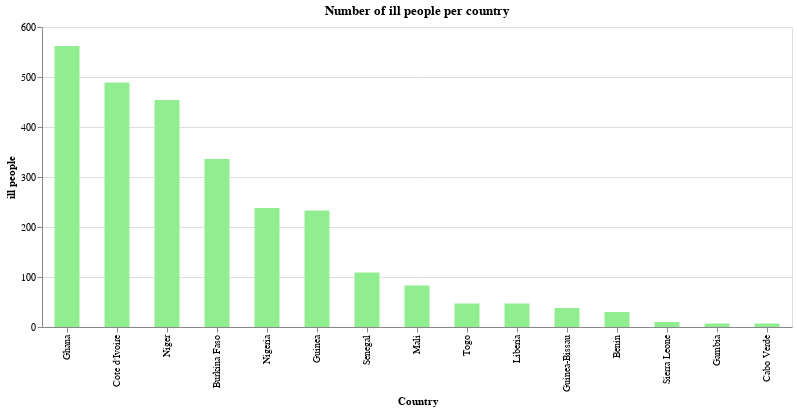

Write notebook code for a chart like this one.
### Markdown cell above
### Number of ill patients

### Code cell
source = covid_ana_sort
alt.Chart(source).mark_bar(size = 25).encode(x = alt.X('Country', sort='-y'), y = 'ill people', color = alt.value('lightgreen'),).properties(width = alt.Step(50), height = 300, title = 'Number of ill people per country').interactive()

### Figure 1 — Vega-Lite specification as saved in the notebook (floating-point values rounded to 4 significant figures)
{"config": {"view": {"continuousWidth": 400, "continuousHeight": 300}}, "data": {"name": "data-95fb21f38656a3f9df2583a451c474e5"}, "mark": {"type": "bar", "size": 25}, "encoding": {"color": {"value": "lightgreen"}, "x": {"type": "nominal", "field": "Country", "sort": "-y"}, "y": {"type": "quantitative", "field": "ill people"}}, "height": 300, "selection": {"selector002": {"type": "interval", "bind": "scales", "encodings": ["x", "y"]}}, "title": "Number of ill people per country", "width": {"step": 50}, "$schema": "https://vega.github.io/schema/vega-lite/v4.0.2.json", "datasets": {"data-95fb21f38656a3f9df2583a451c474e5": [{"Country": "Cote d'Ivoire", "Lat": 7.54, "Long": -5.547, "Date": "2020-04-12T00:00:00", "Confirmed_cases": 574, "Dead": 5, "Recovered": 85, "ill people": 489, "Death rate": 0.008711, "Recovered rate": 0.1481}, {"Country": "Ghana", "Lat": 7.947, "Long": -1.023, "Date": "2020-04-12T00:00:00", "Confirmed_cases": 566, "Dead": 8, "Recovered": 4, "ill people": 562, "Death rate": 0.01413, "Recovered rate": 0.007067}, {"Country": "Niger", "Lat": 17.61, "Long": 8.082, "Date": "2020-04-12T00:00:00", "Confirmed_cases": 529, "Dead": 12, "Recovered": 75, "ill people": 454, "Death rate": 0.02268, "Recovered rate": 0.1418}, {"Country": "Burkina Faso", "Lat": 12.24, "Long": -1.562, "Date": "2020-04-12T00:00:00", "Confirmed_cases": 497, "Dead": 27, "Recovered": 161, "ill people": 336, "Death rate": 0.05433, "Recovered rate": 0.3239}, {"Country": "Nigeria", "Lat": 9.082, "Long": 8.675, "Date": "2020-04-12T00:00:00", "Confirmed_cases": 323, "Dead": 10, "Recovered": 85, "ill people": 238, "Death rate": 0.03096, "Recovered rate": 0.2632}, {"Country": "Senegal", "Lat": 14.5, "Long": -14.45, "Date": "2020-04-12T00:00:00", "Confirmed_cases": 280, "Dead": 2, "Recovered": 171, "ill people": 109, "Death rate": 0.007143, "Recovered rate": 0.6107}, {"Country": "Guinea", "Lat": 9.946, "Long": -9.697, "Date": "2020-04-12T00:00:00", "Confirmed_cases": 250, "Dead": 0, "Recovered": 17, "ill people": 233, "Death rate": 0.0, "Recovered rate": 0.068}, {"Country": "Mali", "Lat": 17.57, "Long": -3.996, "Date": "2020-04-12T00:00:00", "Confirmed_cases": 105, "Dead": 9, "Recovered": 22, "ill people": 83, "Death rate": 0.08571, "Recovered rate": 0.2095}, {"Country": "Togo", "Lat": 8.62, "Long": 0.8248, "Date": "2020-04-12T00:00:00", "Confirmed_cases": 76, "Dead": 3, "Recovered": 29, "ill people": 47, "Death rate": 0.03947, "Recovered rate": 0.3816}, {"Country": "Liberia", "Lat": 6.428, "Long": -9.43, "Date": "2020-04-12T00:00:00", "Confirmed_cases": 50, "Dead": 5, "Recovered": 3, "ill people": 47, "Death rate": 0.1, "Recovered rate": 0.06}, {"Country": "Guinea-Bissau", "Lat": 11.8, "Long": -15.18, "Date": "2020-04-12T00:00:00", "Confirmed_cases": 38, "Dead": 0, "Recovered": 0, "ill people": 38, "Death rate": 0.0, "Recovered rate": 0.0}, {"Country": "Benin", "Lat": 9.308, "Long": 2.316, "Date": "2020-04-12T00:00:00", "Confirmed_cases": 35, "Dead": 1, "Recovered": 5, "ill people": 30, "Death rate": 0.02857, "Recovered rate": 0.1429}, {"Country": "Sierra Leone", "Lat": 8.461, "Long": -11.78, "Date": "2020-04-12T00:00:00", "Confirmed_cases": 10, "Dead": 0, "Recovered": 0, "ill people": 10, "Death rate": 0.0, "Recovered rate": 0.0}, {"Country": "Gambia", "Lat": 13.44, "Long": -15.31, "Date": "2020-04-12T00:00:00", "Confirmed_cases": 9, "Dead": 1, "Recovered": 2, "ill people": 7, "Death rate": 0.1111, "Recovered rate": 0.2222}, {"Country": "Cabo Verde", "Lat": 16.54, "Long": -23.04, "Date": "2020-04-12T00:00:00", "Confirmed_cases": 8, "Dead": 1, "Recovered": 1, "ill people": 7, "Death rate": 0.125, "Recovered rate": 0.125}]}}
